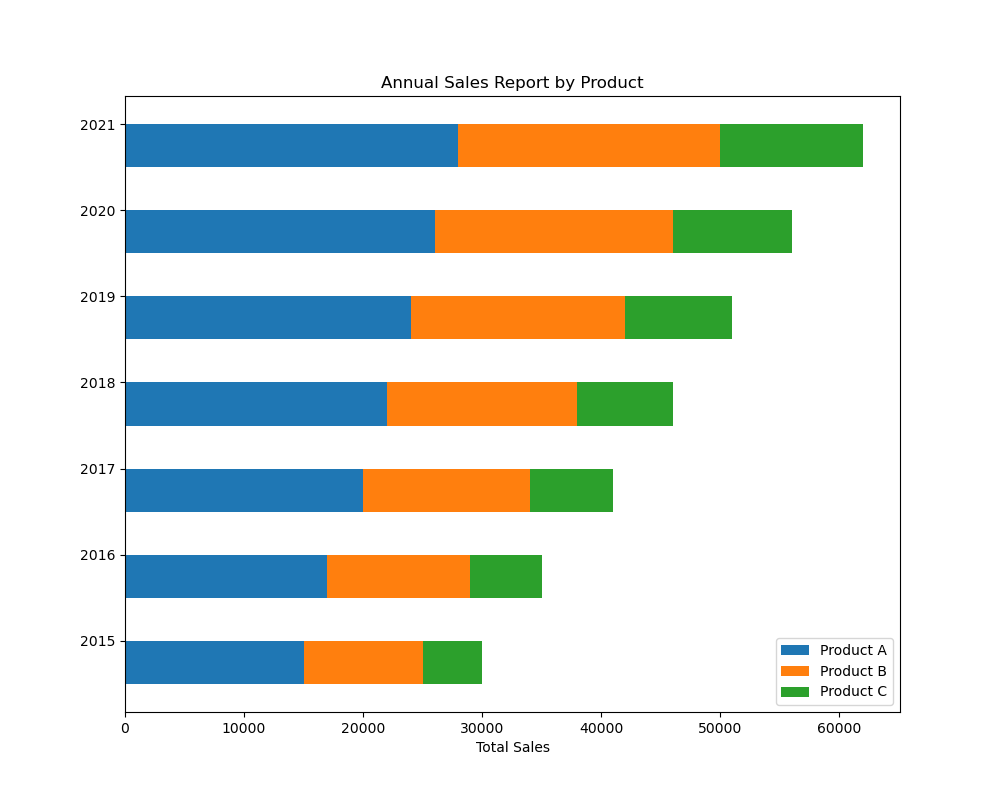

Python code for this plot:

import matplotlib.pyplot as plt

# Data
years = ['2015', '2016', '2017', '2018', '2019', '2020', '2021']
product_a_sales = [15000, 17000, 20000, 22000, 24000, 26000, 28000]
product_b_sales = [10000, 12000, 14000, 16000, 18000, 20000, 22000]
product_c_sales = [5000, 6000, 7000, 8000, 9000, 10000, 12000]

# Plot
fig, ax = plt.subplots(figsize=(10, 8))  # Change the figure size

bar_width = 0.5  # Change the bar height for a horizontal bar chart

bar_a = ax.barh(years, product_a_sales, height=bar_width, color='#1f77b4', label='Product A')
bar_b = ax.barh(years, product_b_sales, height=bar_width, left=product_a_sales, color='#ff7f0e', label='Product B')
bar_c = ax.barh(years, product_c_sales, height=bar_width, left=[i+j for i,j in zip(product_a_sales, product_b_sales)], color='#2ca02c', label='Product C')

# Add some text for labels, title and custom x-axis tick labels, etc.
ax.set_xlabel('Total Sales')
ax.set_title('Annual Sales Report by Product')
ax.set_yticks([y + bar_width / 2 for y in range(len(years))])
ax.set_yticklabels(years)
ax.legend()

# Show the figure
plt.show()
